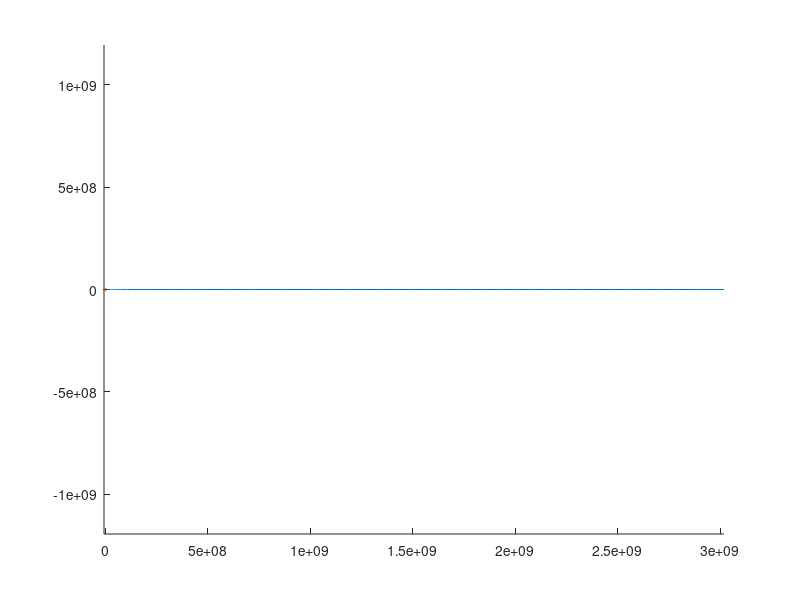

This figure's MATLAB source: (Note: this script raises an error after producing the figure.)
function res = rockets2d()

    radius = 0.2;
    Cd = 0.7;
    m_shell = 100;
    mfuel_init = 324; %kg
    v_ex = 10000; %m/s
    flow = 1; %kg/s
    p0 = 1.225;  % inital air denisty
    me = 5.972e24;
    G = 6.67384e-11;
    r_e = 6371000;
    A = pi * radius^2;
    mstage = [12, 12, 12, 12, 12, 12, 12];
    stagen = 1;

    I = [r_e, 0, sind(90), cosd(90), mfuel_init]; %x,y,vx,vy,mfuel_init

    function dXdt = derivs(t, X)
        rx = X(1);
        ry = X(2);
        vx = X(3);
        vy = X(4);
        m_fuel = X(5);

        r_vec = [rx;ry]; % r = xi+yj
        r_hat = r_vec ./ norm(r_vec);
        v_vec = [vx; vy]; %v = vx;i + vyi
        v_hat = v_vec ./ norm(v_vec);
        h = norm(r_vec) - r_e;
        p = p0*exp(-h/8000);

        if m_fuel > 0
            Ft = v_ex * log(flow / .25*m_fuel + m_shell) * v_hat;
            dmdt = -flow;
        else
            m_fuel = 0;
            Ft = [0;0];
            dmdt = 0;
        end

        if stagen == length(mstage)+1
            m_fuel = 0;
            attachedstages = 0;
        else
            stagen = length(mstage)+1 - ceil(m_fuel/60);
            attachedstages = sum(mstage(stagen:end));
            hey =  [stagen, attachedstages, m_fuel]
        end

        drxdt = vx;
        drydt = vy;
        Fg = (-G * (m_fuel + m_shell + attachedstages)*me/(norm(r_vec))^2)*r_hat;
        Fd = (-1/2*Cd*p*norm(v_vec)^2*A)*v_hat;
        a = (Fg + Fd + Ft) / ( m_fuel + m_shell + attachedstages);
        %dvxdt = (-G*(m+m_shell)*me/(rx)^2*r_hat -1/2*Cd*p*vx^2*A + flow*v_ex)/(m+m_shell);
        %dvydt = (-G*(m+m_shell)*me/(ry)^2*r_hat -1/2*Cd*p*vy^2*A + flow*v_ex)/(m+m_shell);



        dXdt = [drxdt;drydt; a; dmdt];

    end

    function [value, terminal, direction] = events(time,W)
        rx = I(:,1);
        ry = I(:,2);

        r_vec = [rx; ry]; %v = vx;i + vyi
        h = norm(r_vec) - r_e;
        p = p0*exp(-h/8000);
        value = h;
        direction = -1;
        terminal = 1;

    end

    time = 40000;
    options = odeset('Events', @events);
    [T, M] = ode45(@derivs,[0 time], I, options);

    rx_pos = M(:,1);
    ry_pos = M(:,2);
    vx_pos = M(:,3);
    vy_pos = M(:,4);
    m_fin = M(:,5);

    %v_pos(end);
    %m_fin(end)
    %vf = v_ex * log((mfuel_init+m_shell)/m_shell);

    hold on
    plot(rx_pos, ry_pos)
    dom = 0:2*pi/48:2*pi;
    xp = (r_e*cos(dom));
    yp = r_e*sin(dom);
    plot(xp,yp)
    axis equal
    %plot(vx_pos, vy_pos)
    legend('position')

end
